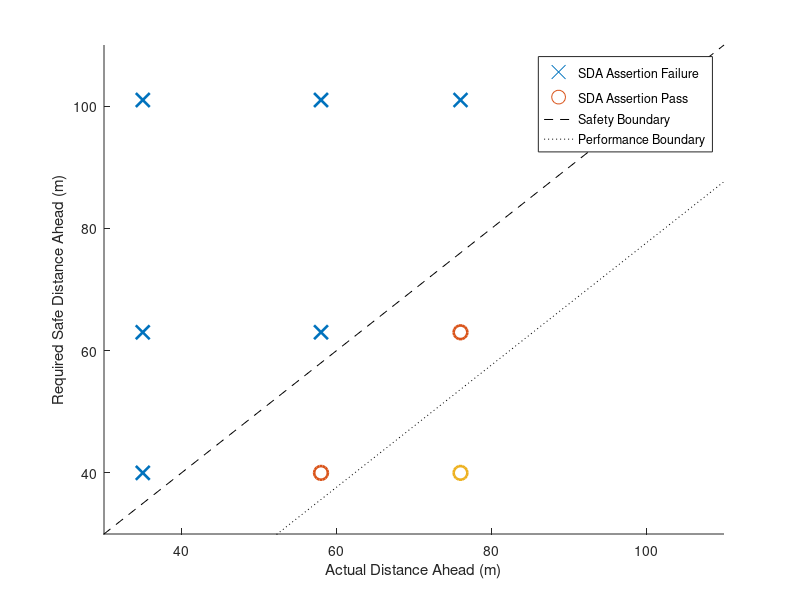

MATLAB code for this plot: (Note: this script raises an error after producing the figure.)
figure(1); clf; hold on;
X = [35,58,76,35,58,76,35,58,76];
Y = [40,40,40,63,63,63,101,101,101];

Xs = [35,35,58,35,58,76]; Ys = [40,63,63,101,101,101]; %unsafe
Xp = [58,76]; Yp = [40,63]; %performance
Xh = 76; Yh = 40; %hesitant

p(1) = scatter(Xs,Ys,100,'xk', 'LineWidth', 1.9);
p(2) = scatter(Xp,Yp,100,'ok', 'LineWidth', 1.9);
p(3) = scatter(Xh,Yh,100,'ok', 'LineWidth', 1.9);
xlim([30 110])
ylim([30 110])
xlabel('Actual Distance Ahead (m)')
ylabel('Required Safe Distance Ahead (m)')

%% Safety Boundary
X2 = [20,110]; Y2 = [20,110];
p(4) = plot(X2, Y2,'--k'); 

%% Performance Boundary
TTC=2.5; %can have value 2-3seconds
velocity = 8.94; %equal to 20mph
win = TTC * velocity; % opportunity window

X2 = [20+win,110+win]; Y2 = [20,110];
p(5) = plot(X2, Y2,':k'); 

legend([p(1),p(2),p(4),p(5)], ...
    'SDA Assertion Failure', 'SDA Assertion Pass', ...
    'Safety Boundary', 'Performance Boundary')

%% use EXPORT_FIG
set(gcf, 'color', 'w')
set(gcf, 'color', 'none')
set(gca, 'color', 'w')
set(gca, 'color', 'none')
export_fig('SDA_trans', '-png', '-transparent', '-r300');

%% export with native
% set(gcf, 'color', 'none');   
% set(gca, 'color', 'none');
ax = gca;
exportgraphics(ax,'SDA.pdf','BackgroundColor','none', ...
    'ContentType','vector','Resolution',300)
